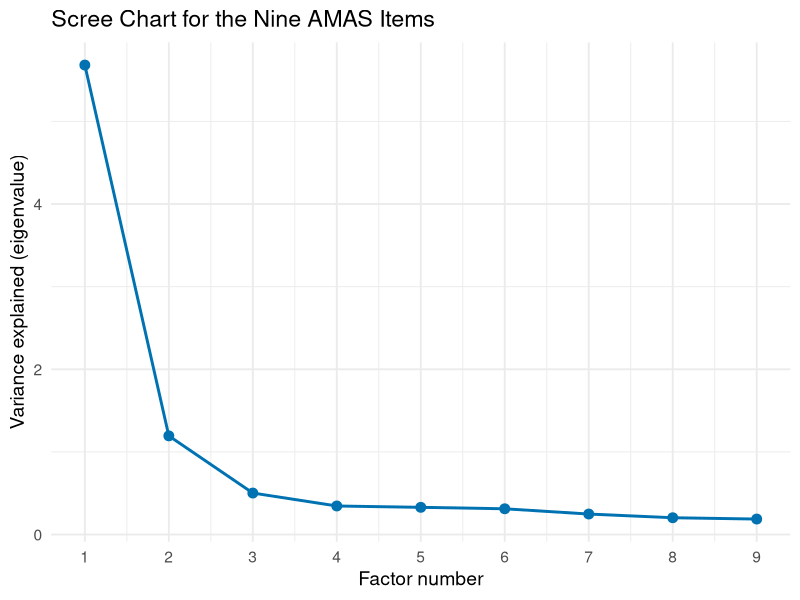

Generate this figure with R:
# ==================================================================
# R Companion, Chapter 11: Factor Analysis
# Statistical Methods in Research
#
# What this script makes:
#   1. A correlation matrix for a set of survey items
#   2. A scree chart
#   3. An exploratory factor analysis (principal axis factoring
#      with varimax rotation), with communalities and uniquenesses
#   4. The same analysis with maximum likelihood, for comparison
#   5. Cronbach's alpha for the items in each factor
#
# Before you run it:
#   - Put this script and amas_math_anxiety.csv in the same
#     folder.
#   - In RStudio, choose
#     Session > Set Working Directory > To Source File Location.
#   - Install ggplot2 and psych once, if you have not already (see
#     Getting Set Up).
# ==================================================================


## ---- load-packages ----
# ggplot2 draws the scree chart; psych runs the factor analysis
# and Cronbach's alpha.
library(ggplot2)
library(psych)


## ---- read-data ----
# CHANGE THIS: the file name of your dataset, inside the quotes.
amas <- read.csv("amas_math_anxiety.csv")

# Keep only the survey items, as in Chapter 2.
#    amas[, c(...)] keeps every row (nothing before the comma)
#    and only the columns named inside c().
# CHANGE THIS: your dataset and the names of your items
items <- amas[, c("item_1", "item_2", "item_3", "item_4",
                  "item_5", "item_6", "item_7", "item_8",
                  "item_9")]


## ---- correlations ----
# 1. CORRELATION MATRIX: the correlation between every pair of
#    items, rounded to 2 decimal places.
# You do not need to change this line.
round(cor(items), 2)


## ---- scree ----
# 2. SCREE CHART.
#    eigen(cor(items))$values gives the amount of variation each
#      potential factor explains (its eigenvalue), largest first.
#    1:9 means the whole numbers from 1 to 9, one per item.
# CHANGE THIS: the 9 in 1:9, to your number of items
eigenvalues <- eigen(cor(items))$values
scree <- data.frame(Factor = 1:9, Eigenvalue = eigenvalues)
round(scree, 2)

#    geom_line() joins the points; geom_point() marks them.
#    scale_x_continuous(breaks = 1:9) labels every factor number.
# CHANGE THIS: the 9 in 1:9 again, and your title
ggplot(scree, aes(x = Factor, y = Eigenvalue)) +
  geom_line(color = "#0072B2", linewidth = 1) +
  geom_point(color = "#0072B2", size = 3) +
  scale_x_continuous(breaks = 1:9) +
  labs(title = "Scree Chart for the Nine AMAS Items",
       x = "Factor number",
       y = "Variance explained (eigenvalue)") +
  theme_minimal(base_size = 14)


## ---- paf ----
# 3. FACTOR ANALYSIS with fa() from psych.
#    nfactors = 2 is the number of factors to extract (from the
#      scree chart).
#    fm = "pa" means principal axis factoring.
#    rotate = "varimax" means varimax rotation.
# CHANGE THIS: the number of factors, and a name for the result
paf <- fa(items, nfactors = 2, fm = "pa", rotate = "varimax")

# The rotated factor matrix.
#    cutoff = 0 prints every loading (by default, R hides small
#      ones).
#    sort = TRUE lists the items grouped by the factor they load
#      on most.
# CHANGE THIS: your result's name
print(paf$loadings, cutoff = 0, sort = TRUE)


## ---- communality ----
# Communalities (h2) and uniquenesses (u2), rounded to 3 places.
# CHANGE THIS: your result's name, in both lines
round(paf$communality, 3)
round(paf$uniquenesses, 3)


## ---- ml ----
# 4. MAXIMUM LIKELIHOOD: the same analysis, with fm = "ml".
# CHANGE THIS: the number of factors, and a name for the result
ml <- fa(items, nfactors = 2, fm = "ml", rotate = "varimax")
print(ml$loadings, cutoff = 0, sort = TRUE)


## ---- alpha ----
# 5. CRONBACH'S ALPHA for the items in each factor, as in
#    Chapter 2.
#    psych::alpha() makes sure R uses the alpha() from psych (see
#      Chapter 2).
#    $total$raw_alpha keeps just Cronbach's alpha from the results.
# CHANGE THIS: the items that loaded on each factor
psych::alpha(items[, c("item_1", "item_3", "item_6", "item_7",
                       "item_9")])$total$raw_alpha
psych::alpha(items[, c("item_2", "item_4", "item_5",
                       "item_8")])$total$raw_alpha
